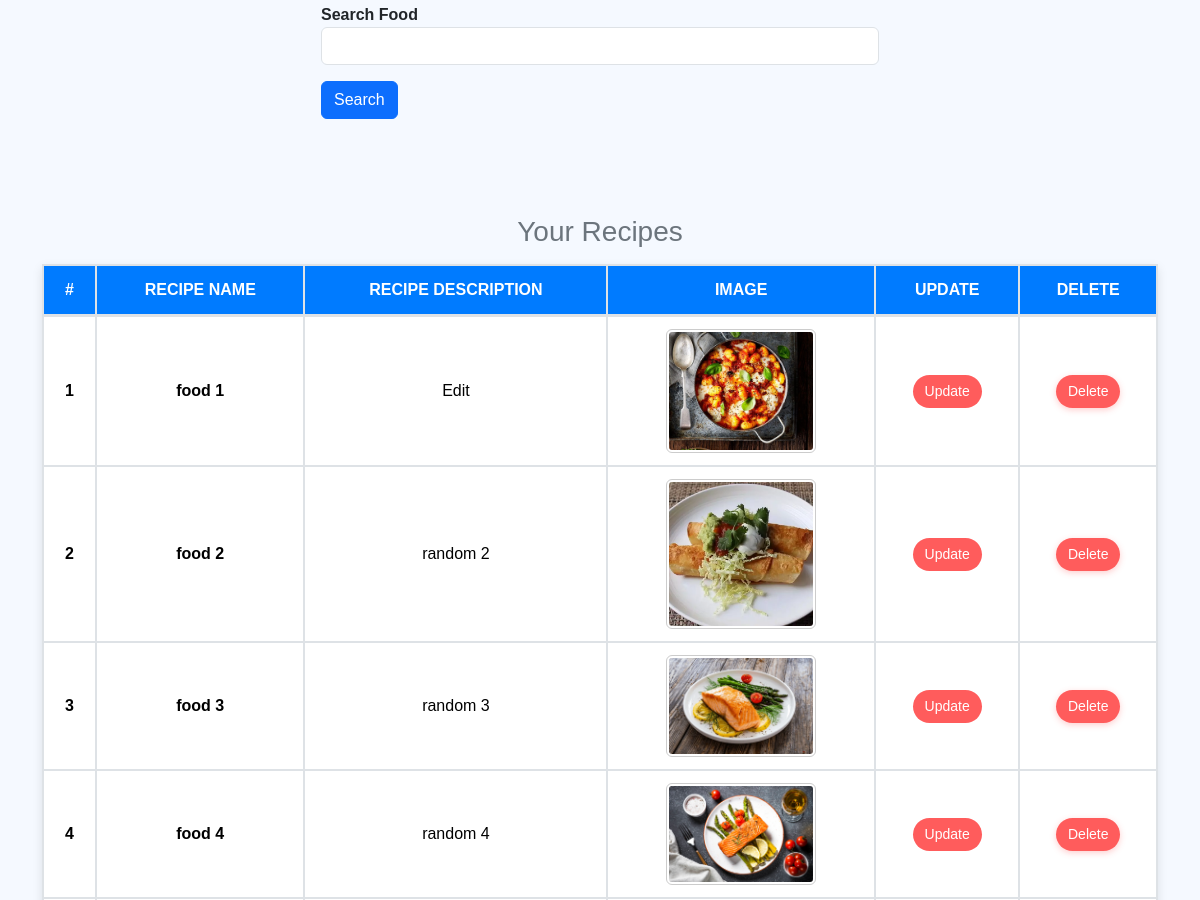
Page /recipes/ (middle part) on the earlier database version.
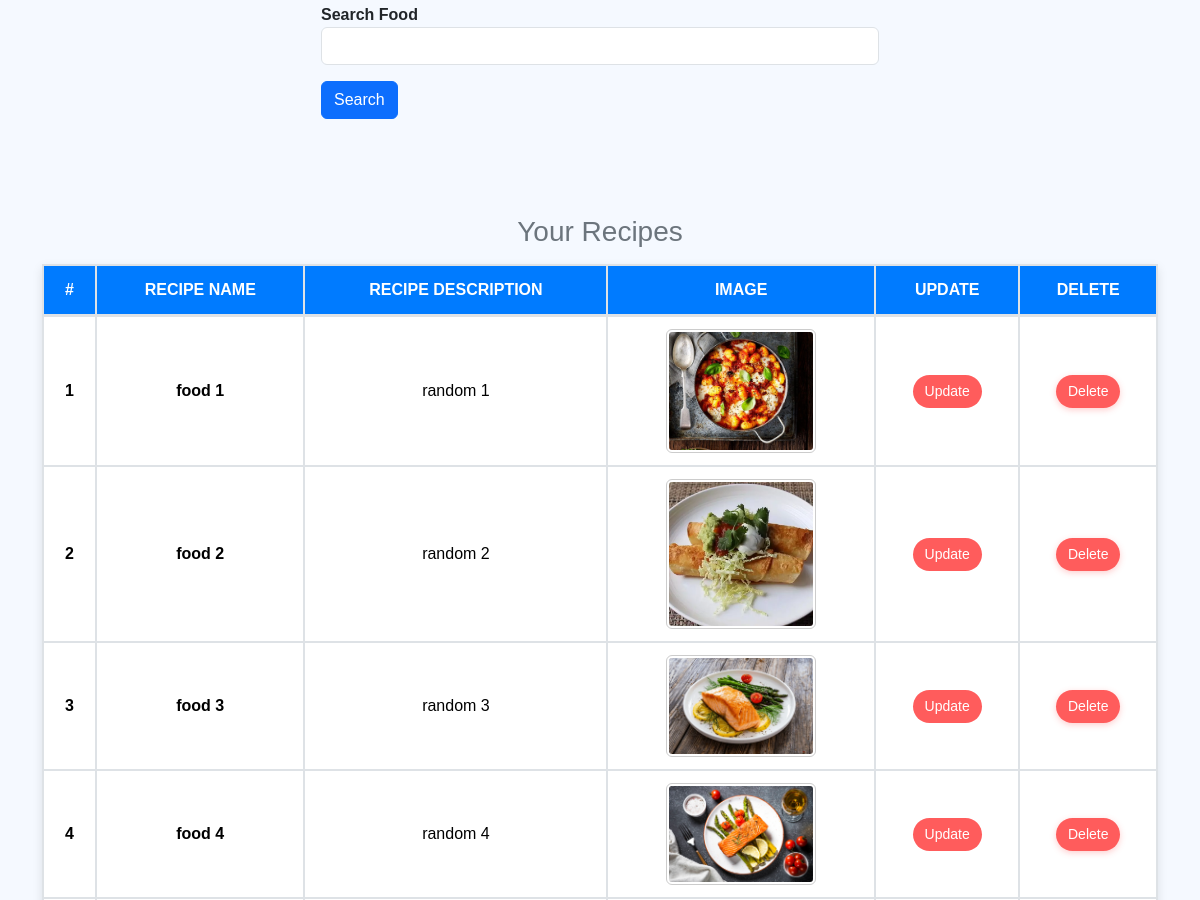
Same page on the later database version.
### vege/models.py (models this page shows, shortened)
class Recipe(models.Model):
    user  = models.ForeignKey(User, on_delete= models.SET_NULL, null = True , blank = True )
    recipe_name = models.CharField(max_length= 100)
    recipe_description = models.TextField()
    recipe_image = models.ImageField(upload_to= "recipe")

### vege/views.py (the view, shortened to what this page needs)
# urls.py: path('recipes/', recipes , name="recipes"),
def recipes(request):
    queryset = Recipe.objects.all()
    if request.GET.get('search'): #automatically gets the data from front to back without method post
        queryset = queryset.filter(recipe_name__icontains = request.GET.get('search'))
    context = {"page":"Recipes",
               'recipes': queryset }
    return render(request, 'recipes2.html',context)

### vege/templates/recipes2.html (shortened to what this page needs)
{% extends "base.html" %}
{% block start %}
<body style="background-color: #f5f9ff; font-family: 'Arial', sans-serif;">
    <div class="container mt-5">
        <br>
        <div class = "mt-5">
            <div class="mx-auto col-6">
                <form>
                <div class="form-group mb-3">
                    <label for="SearchBar" class="fw-bold text-dark">Search Food</label>
                    <input  name="search" type="text" class="form-control">
                </div>
                <button type = "submit" class = "btn btn-primary">Search</button>
            </form>
            </div>
                    </div>
        <br>
        <div class="mt-5">
            <br>
            <h3 class="text-center text-secondary">Your Recipes</h3>
            <table class="table table-bordered table-hover text-center mt-3 styled-table" style="background-color: #ffffff;">
                <thead class="bg-primary text-white">
                    <tr>
                        <th>#</th>
                        <th>Recipe Name</th>
                        <th>Recipe Description</th>
                        <th>Image</th>
                        <th>Update</th>
                        <th>Delete</th>
                    </tr>
                </thead>
                <tbody>
                    {% for recipe in recipes %}
                    <tr>
                        <th scope="row">{{ forloop.counter }}</th>
                        <td class="fw-bold">{{ recipe.recipe_name }}</td>
                        <td>{{ recipe.recipe_description }}</td>
                        <td>
                            <img src="/media/{{ recipe.recipe_image }}"
                                alt="{{ recipe.recipe_name }}"
                                class="rounded"
                                style="max-width: 150px; max-height: 150px; object-fit: cover;">
                            </td>
                            <td>
                                <a href="/update_recipe/{{ recipe.id }}/"
                                   class="btn btn-success btn-sm rounded-pill"
                                   style="padding: 6px 12px; background-color: #ff5c5c; border: none;">
                                    Update
                                </a>
                            </td>
                        <td>
                            <a href="/delete_recipe/{{ recipe.id }}/"
                               class="btn btn-danger btn-sm rounded-pill"
                               style="padding: 6px 12px; background-color: #ff5c5c; border: none;">
                                Delete
                            </a>
                        </td>
                    </tr>
                    {% endfor %}
                </tbody>
            </table>
        </div>
    </div>
</body>
{% endblock %}

### home/templates/base.html (shortened to what this page needs)
{% load static %}
<!DOCTYPE html>
<html lang="en">
<head>
    <link href="https://cdn.jsdelivr.net/npm/bootstrap@5.3.3/dist/css/bootstrap.min.css" rel="stylesheet">
    <link rel="stylesheet" href="{% static 'css/custom.css' %}">
</head>
{% block start %}
{% endblock%}

### home/templates/custom.css (style rules this page uses)
body { background-image: url('/static/images/background-pattern.svg'); background-size: cover; background-attachment: fixed; }
.table img { max-width: 100px; max-height: 100px; object-fit: cover; display: block; margin: 0 auto; }
.table td, .table th { vertical-align: middle; }
.styled-table { border-collapse: separate; border-spacing: 0; width: 100%; border: 1px solid #dee2e6; box-shadow: 0 4px 10px rgba(0, 0, 0, 0.1); overflow: hidden; background-color: #ffffff; }
.styled-table thead th { border-bottom: 2px solid #dee2e6; color: #ffffff; background-color: #007bff; text-transform: uppercase; font-weight: bold; }
.styled-table th, .styled-table td { border: 1px solid #dee2e6; padding: 12px; text-align: center; vertical-align: middle; }
.styled-table tbody tr:nth-of-type(odd) { background-color: #fefefe; }
.styled-table tbody tr:nth-of-type(even) { background-color: #f8f9fa; }
.styled-table img { border: 1px solid #ccc; border-radius: 8px; padding: 2px; }
.styled-table td a.btn-danger { box-shadow: 0 2px 6px rgba(255, 92, 92, 0.3); }

### home/templates/base.html (style rules this page uses)
table { width: 50%; border: 1px solid black; border-collapse: collapse; }
th, td { border: 1px solid black; padding: 8px; text-align: left; }

Differences in the rows shown:
changed Recipe "food 1": recipe_description "Edit" → "random 1"
